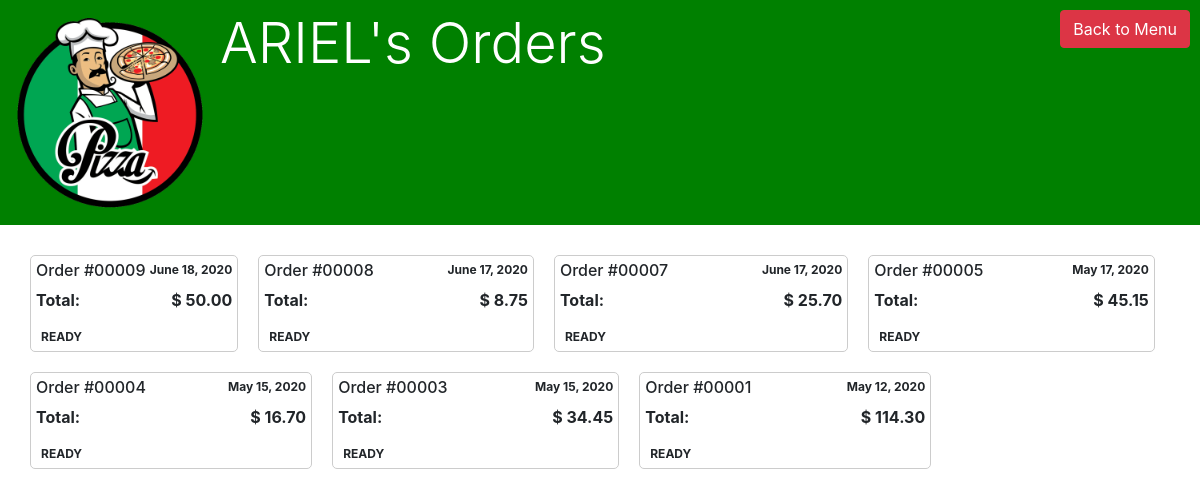
Page /shopping/ariel/orders (signed in) on the earlier database version.
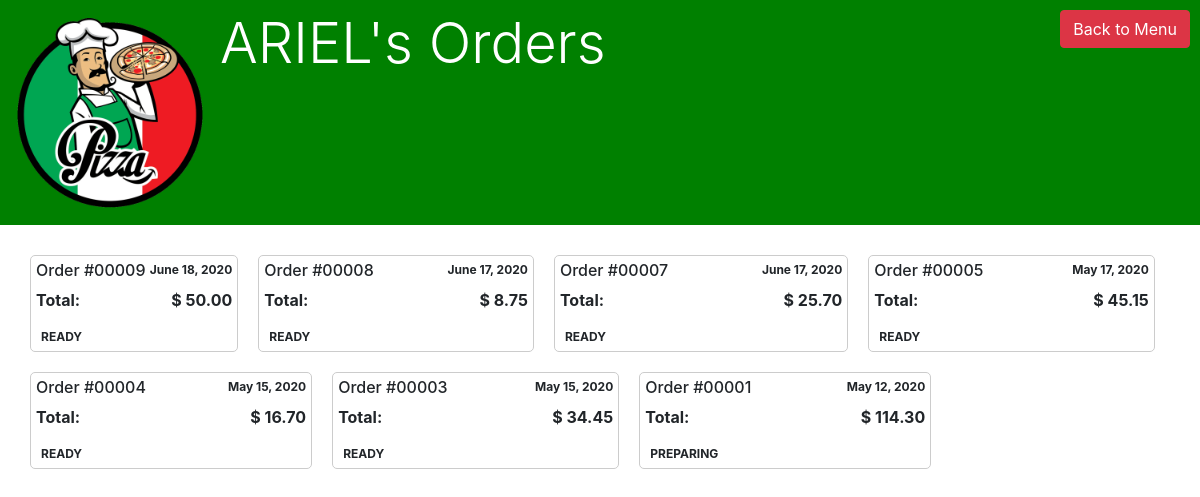
Same page on the later database version.
### shoppingcart/models.py (models this page shows, shortened)
class Order(models.Model):
    DELIVERY_MODES = [
        ('D','Delivery'),
        ('T','Takeaway')
    ]
    STATUS_CHOICES = [
        ('1', 'Processing'),
        ('2', 'Preparing'),
        ('3', 'Delivering'),
        ('4', 'Ready'),
    ]
    order_number = models.AutoField(primary_key=True)
    user = models.ForeignKey(User, on_delete=models.CASCADE, related_name='orders')
    session_id = models.CharField(max_length=80)
    date_order = models.DateTimeField(auto_now_add=True)
    deli_mode = models.CharField(max_length=15, choices=DELIVERY_MODES, default='T')
    address = models.TextField(blank=True, null=True)
    status = models.CharField(max_length=15, choices=STATUS_CHOICES, default='1')
    total = models.FloatField(default=0.0)
    def __str__(self):
        return f"#{self.order_number:05d}"

### shoppingcart/views.py (the view)
# urls.py: path("<str:username>/orders", views.show_orders, name="orders_user"),
def show_orders(request, username):
    if not request.user.is_authenticated:
        return HttpResponseRedirect(reverse("orders:index"))
    context = {
        'user': request.user,
        'orders': Order.objects.select_related().filter(user=request.user)
        }
    return render(request, "shoppingcart/orders_user.html", context)

### orders/context_processors.py (called while the page is built)
def place_info(request):
    return {
        'PLACE': Place.objects.select_related().first(),
        }

### shoppingcart/templates/shoppingcart/orders_user.html (shortened to what this page needs)
{% extends "orders/base.html" %}
{% load static %}
{% load orders_tag %}
{%block css %}
<link rel="stylesheet" type="text/css" href="{% static 'shoppingcart/css/user_orders.css' %}">
<link rel="stylesheet" type="text/css" href="{% static 'css/profile.css' %}">
<link rel="stylesheet" type="text/css" href="{% static 'css/header.css' %}">
<link rel="stylesheet" type="text/css" href="{% static 'orders/css/show_place.css' %}">
<link rel="stylesheet" type="text/css" href="{% static 'orders/css/orders_manage.css' %}">
<link rel="stylesheet" type="text/css" href="{% static 'css/responsive_header.css' %}">
{% endblock %}
{% block body%}
<div class="mainPage">
    <div class="grid-header">
        <div class="place-info">
            <img src="{{PLACE.image.url}}" alt="{{ PLACE.name }}">
            <h1 class="display-4">{{user.username|upper}}'s Orders</h1>
        </div>
        <a id="btn-back-menu" class="btn btn-danger" href="{% url 'orders:profile'%}">Back to Menu</a>
    </div>
    <div class="grid-main order-user-main">
    {% for order in orders reversed%}
        <div class="order-user">
            <div class="order-user-header">
                <h6>Order {{order}}</h6>
                <span class='order-user-date'>{{order.date_order.date}}</span>
            </div>
            <div class="order-total">
                <p>Total:</p> <p>$ {{order.total|floatformat:2}}</p>
            </div>
            <div class="order-user-status" data-status="{{order.status}}">
                <p class="status-text">{{order.get_status_display|upper}}</p>
            </div>
        </div>
    {% empty %}
        <p>You don't have Orders. <a href="{% url 'orders:profile' %}">Go to make you first order</a>.</p>
    {% endfor %}
    </div>
</div>
{% endblock%}

Differences in the rows shown:
changed Order "#00001": status "READY" → "PREPARING"
